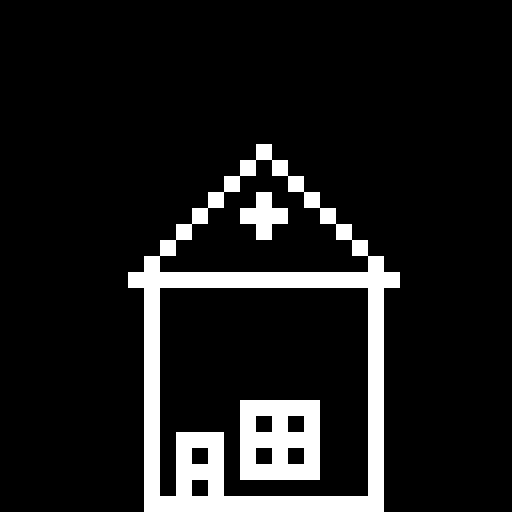
#> input picture Chondria/dataset/houses/house1.png, 1024 x 1024 px (shown at 1/2 size); its folder holds only this picture in this run
$ python -i chondria-1s.py   (imports and definitions only)
#> lines starting #> are read from the running program, lines starting #| are printed output that depends on the picture; after the words box and inside, x2 and y2 are one past the last pixel; in counts of white or black regions, pixels touching at a corner belong together
import tkinter as tk
from tkinter import messagebox
from PIL import Image, ImageDraw, ImageTk
import numpy as np
import os

GRID_SIZE = 32
PIXEL_SIZE = 20
CANVAS_SIZE = GRID_SIZE * PIXEL_SIZE

# Optimized: Store binary arrays + preview image
dataset_images = {}  # { filename: (np.array, PIL.Image) }
image_refs = []

# GUI Setup
# [3 lines not run here, left out]

# [1 line that did not run here, left out]
# [1 line not run here, left out]

image = Image.new("1", (GRID_SIZE, GRID_SIZE), color=0)
#> image: PIL image 32x32 1; every value is 0
draw = ImageDraw.Draw(image)
rects = [[None for _ in range(GRID_SIZE)] for _ in range(GRID_SIZE)]

# [7 lines not run here, left out]

left_down = False
right_down = False
editing = True

# [15 lines left out: functions draw_pixel, on_click, not called in this run]

def on_release(event):
    global left_down, right_down
    left_down = right_down = False

# [6 lines left out: function on_motion, not called in this run]

# [6 lines not run here, left out]

# Load dataset and convert to binary numpy arrays
def load_dataset(folder="dataset"):
#> called with folder = 'dataset'
    for subdir in os.listdir(folder):
        subpath = os.path.join(folder, subdir)
        if os.path.isdir(subpath):
            for file in os.listdir(subpath):
                if file.lower().endswith(".png"):
                    path = os.path.join(subpath, file)
                    try:
                        img = Image.open(path).convert("L").resize((GRID_SIZE, GRID_SIZE))
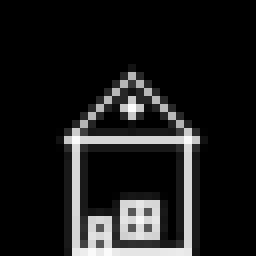
#> img: PIL image 32x32 L (shown 8 times larger); min 0, max 254, mean 27.5
                        bw = img.point(lambda x: 255 if x > 127 else 0, mode="1")
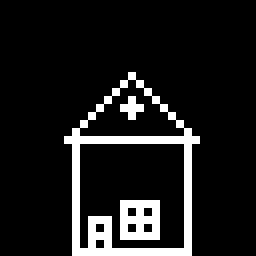
#> bw: PIL image 32x32 1 (shown 8 times larger); 10.6% white in thin lines or dots, all inside (x1, y1, x2, y2) = (8, 9, 25, 32)
                        arr = np.array(bw).astype(np.uint8) // 255
                        dataset_images[file] = (arr, bw.convert("RGB"))
                    except Exception as e:
                        print(f"Failed to load {file}: {e}")
#> pass 2 of the loop in load_dataset, `for subdir in os.listdir(folder):`:
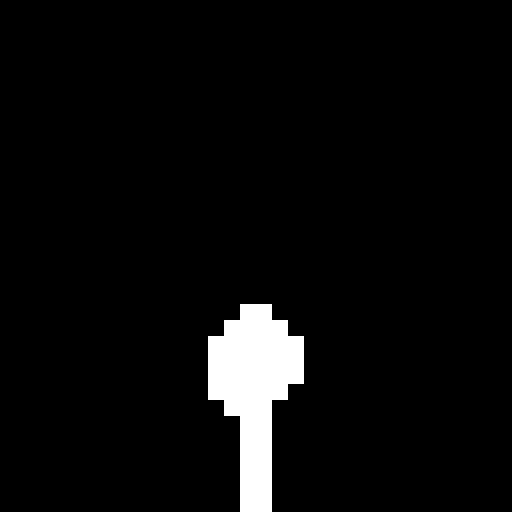
#> input picture Chondria/dataset/trees/tree1.png, 1024 x 1024 px (shown at 1/2 size)
#> in load_dataset, `img = Image.open(path).convert("L").resize((GRID_SIZE, GRID_SIZE))`:
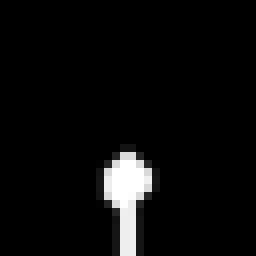
#> img: PIL image 32x32 L (shown 8 times larger); min 0, max 255, mean 11
#> in load_dataset, `bw = img.point(lambda x: 255 if x > 127 else 0, mode="1")`:
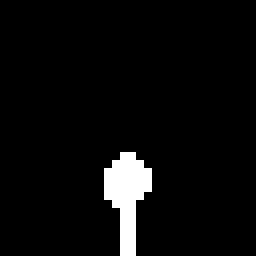
#> bw: PIL image 32x32 1 (shown 8 times larger); 4.3% white; 1 white region, box (x1, y1, x2, y2) and area: (13, 19, 19, 32) 44
#> pass 3 of the loop in load_dataset, `for subdir in os.listdir(folder):`:
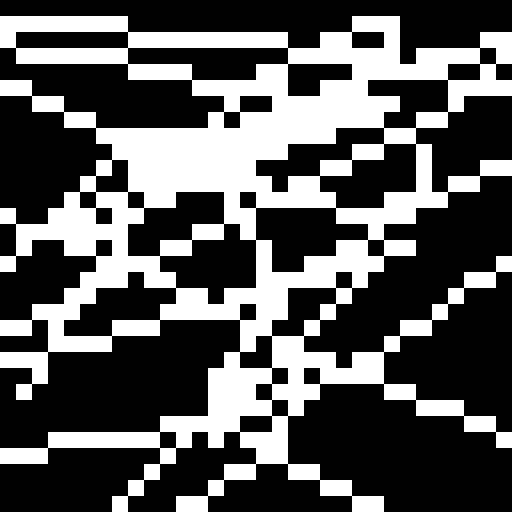
#> input picture Chondria/dataset/unknown/unknown.png, 1024 x 1024 px (shown at 1/2 size)
#> in load_dataset, `img = Image.open(path).convert("L").resize((GRID_SIZE, GRID_SIZE))`:
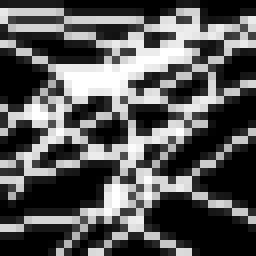
#> img: PIL image 32x32 L (shown 8 times larger); min 0, max 255, mean 88.8
#> in load_dataset, `bw = img.point(lambda x: 255 if x > 127 else 0, mode="1")`:
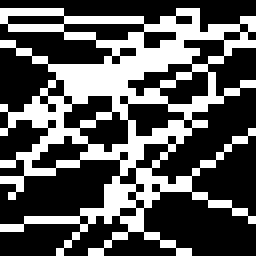
#> bw: PIL image 32x32 1 (shown 8 times larger); 34.6% white in thin lines or dots

# Compare pixel-wise
# [8 lines left out: function compare_images, not called in this run]

# Tierlist image area
# [1 line that did not run here, left out]
# [1 line not run here, left out]

# [1 line that did not run here, left out]
# [2 lines not run here, left out]

# [35 lines left out: functions update_tierlist, send_image, clear_canvas, not called in this run]

# Buttons
# [1 line that did not run here, left out]
# [8 lines not run here, left out]

>>> result = load_dataset()
